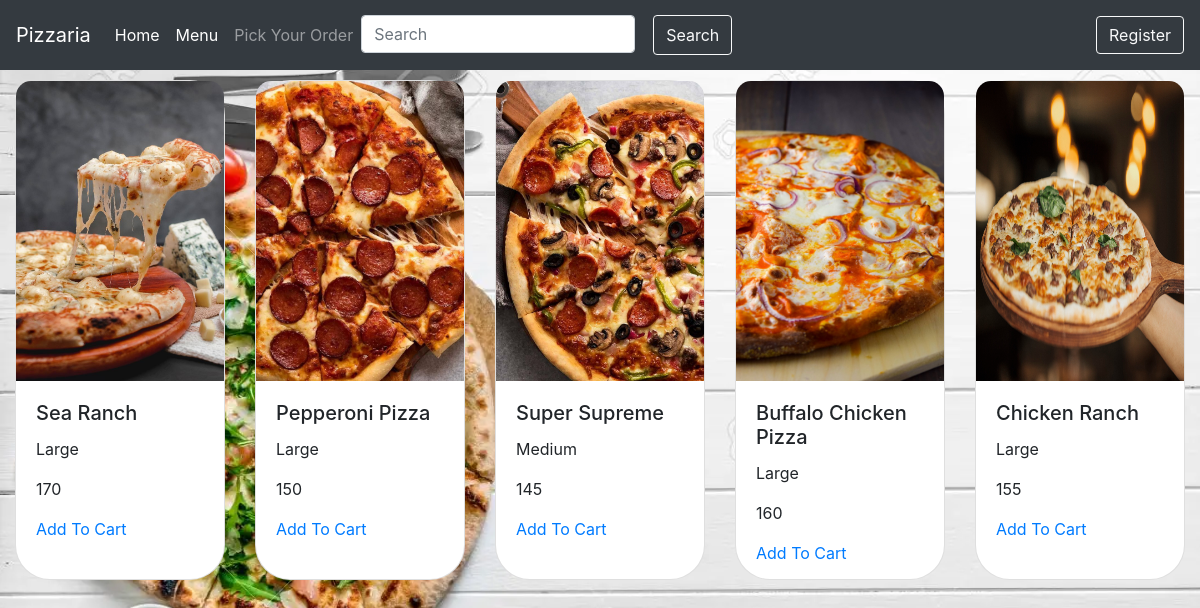
The page /menu on the database its author committed.
### tables this page shows
CREATE TABLE menu (
                          name TEXT UNIQUE  NOT NULL, 
                          size TEXT NOT NULL,
                          price INTEGER
                        );

### pizzaria.py (the view)
@app.route('/menu')
def menu():
     connect= db.get_db().cursor()
     connect.execute('SELECT * FROM menu;')
     data= connect.fetchall()
     return render_template('menu.html',data = data)

### db.py (called while the page is built)
def get_db():
          db = sqlite3.connect('my_db.sqlite',detect_types=sqlite3.PARSE_DECLTYPES)
          db.row_factory = sqlite3.Row
          return db

### templates/menu.html (shortened to what this page needs)
{% extends 'main.html' %}
{% block content %}
<div class="card-deck">
    {% for row in data %}
    <div class="card" style="width: 18rem;">
      <img src="/static/images/{{row.name}}.jpg" class="card-img-top" alt="...">
      <div class="card-body">
        <h5 class="card-title">{{row.name}}</h5>
        <p class="card-text">{{row.size}}</p>
        <p class="card-text">{{row.price}}</p>
        <p class="card-text" value="{{row.name}}" >
           <a href="{{url_for('make_order',name=row.name)}}"> Add To Cart</a>
          </p>
      </div>
    </div>
    {% endfor %}
  </div>
{% endblock %}

### templates/main.html (shortened to what this page needs)
<!DOCTYPE html>
<html lang="en">
<head>
    <link rel="stylesheet" href="https://cdn.jsdelivr.net/npm/bootstrap@4.6.2/dist/css/bootstrap.min.css">
    <link rel="stylesheet" href="static/home.css">
  </head>
  <nav class="navbar navbar-expand-lg navbar-dark bg-dark">
    <div class="collapse navbar-collapse" id="navbarTogglerDemo01">
 <a class="navbar-brand" href="#">Pizzaria</a>
      <ul class="navbar-nav mr-auto mt-2 mt-lg-0">
        <li class="nav-item active">
          <a class="nav-link" href="/">Home <span class="sr-only">(current)</span></a>
        </li>
        <li class="nav-item active">
          <a class="nav-link" href="/menu">Menu</a>
        </li>
        <li class="nav-item">
          <a class="nav-link"  >Pick Your Order</a>
        </li>
        <form method="post" class="d-flex" role="search" action="{{url_for('search')}}">
          <input class="form-control mr-sm-2" type="search" placeholder="Search" aria-label="Search" name="search">
          <button class="btn btn-outline-light my-2 my-sm-0" type="submit" name="search">Search</button>
        </form>
      </ul>
      <form class="form-inline my-2 my-lg-0" action="{{url_for('Register')}}">
        <button class="btn btn-outline-light my-2" type="submit"  >Register</button>
      </form>
    </div>
  </nav>
{% block content %}{% endblock %}
</body>
</html>

### static/home.css (style rules this page uses)
.card-deck { padding-right: 15px; padding-left: 15px; size:200px; }
.card { width: 250px; height: 500px; margin: 10px; border-radius: 35px; }
.card-img-top { height: 300px; border-radius: 15px 15px 0 0; }
.btn { margin-left: 10px; }

### rows shown on the page
menu: name (picture), name "Sea Ranch", size "Large", price "170"
menu: name (picture), name "Pepperoni Pizza", size "Large", price "150"
menu: name (picture), name "Super Supreme", size "Medium", price "145"
menu: name (picture), name "Buffalo Chicken Pizza", size "Large", price "160"
menu: name (picture), name "Chicken Ranch", size "Large", price "155"
